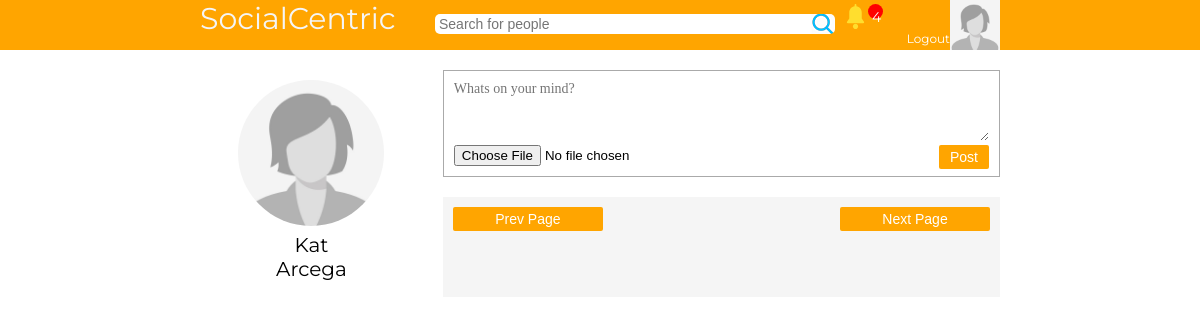
/ (signed in), run on the app's committed database.
### tables this page shows
CREATE TABLE IF NOT EXISTS `users` (
  `id` bigint(20) NOT NULL AUTO_INCREMENT,
  `userid` bigint(20) NOT NULL,
  `first_name` varchar(20) NOT NULL,
  `last_name` varchar(20) NOT NULL,
  `gender` varchar(6) NOT NULL,
  `profile_image` varchar(500) DEFAULT NULL,
  `cover_image` varchar(500) DEFAULT NULL,
  `date` datetime NOT NULL DEFAULT CURRENT_TIMESTAMP,
  `online` int(11) NOT NULL DEFAULT '0',
  `email` varchar(100) NOT NULL,
  `password` varchar(64) NOT NULL,
  `url_address` varchar(100) NOT NULL,
  `likes` int(11) NOT NULL DEFAULT '0',
  `about` text,
  `tag_name` varchar(20) DEFAULT NULL,
  PRIMARY KEY (`id`),
  KEY `userid` (`userid`),
  KEY `date` (`date`),
  KEY `online` (`online`),
  KEY `email` (`email`),
  KEY `url_address` (`url_address`),
  KEY `likes` (`likes`),
  KEY `tag_name` (`tag_name`)
);

### classes/connect.php (called while the page is built, shortened)
<?php
class Database
{
	private $host = "localhost:3306";
	private $username = "root";
	private $password = "";
	private $db = "socialcentric";
	function connect()
	{
		$connection = mysqli_connect($this->host,$this->username,$this->password,$this->db);
		return $connection;
	}
	function read($query)
	{
		$conn = $this->connect();
		$result = mysqli_query($conn,$query);
		if(!$result)
		{
			return false;
		}
		else
		{
			$data = false;
			while($row = mysqli_fetch_assoc($result))
			{
				$data[] = $row;
			}
			return $data;
		}
	}
}
?>

### classes/login.php (called while the page is built, shortened)
<?php
class Login
{
	public function check_login($id,$redirect = true)
	{
		if(is_numeric($id))
		{
			$query = "select * from users where userid = '$id' limit 1 ";
			$DB = new Database();
			$result = $DB->read($query);
			if($result)
			{
				$user_data = $result[0];
				return $user_data;
			}
		}
	}
}
?>

### classes/image.php (called while the page is built, shortened)
<?php
class Image
{
	public function get_thumb_profile($filename)
	{
		$thumbnail = $filename . "_profile_thumb.jpg";
		if(file_exists($thumbnail))
		{
			return $thumbnail;
		}
	}
}
?>

### classes/functions.php (called while the page is built, shortened)
<?php
function pagination_link(){
	$page_number = isset($_GET['page']) ? (int)$_GET['page'] : 1;
	$arr['next_page'] = "";
	$arr['prev_page'] = "";
	$url = "http://" . $_SERVER['SERVER_NAME'] . $_SERVER['SCRIPT_NAME'];
	$url .= "?";
	$next_page_link = $url;
	$prev_page_link = $url;
	$page_found = false;
	$arr['next_page'] = $next_page_link;
	$arr['prev_page'] = $prev_page_link;
	if(!$page_found){
		$arr['next_page'] = $next_page_link . "&page=2";
		$arr['prev_page'] = $prev_page_link . "&page=1";
	}
	return $arr;
}
function check_notifications()
{
	$number = 0;
	$userid = $_SESSION['mybook_userid'];
	$DB = new Database();
	$follow = array();
	$sql = "select * from content_i_follow where disabled = 0 && userid = '$userid' limit 100";
	$i_follow = $DB->read($sql);
	if(count($follow) > 0){
		$str = "'" . implode("','", $follow) . "'";
		$query = "select * from notifications where (userid != '$userid' && content_owner = '$userid') || (contentid in ($str)) order by id desc limit 30";
	}else{
		$query = "select * from notifications where userid != '$userid' && content_owner = '$userid' order by id desc limit 30";
	}
 	$data = $DB->read($query);
 	if(is_array($data)){
 		foreach ($data as $row) {
	 		$query = "select * from notification_seen where userid = '$userid' && notification_id = '$row[id]' limit 1";
			$check = $DB->read($query);
			if(!is_array($check)){
				$number++;
			}
		}
	}
	return $number;
}
?>

### index.php (the view, shortened to what this page needs)
<?php
	$login = new Login();
	$user_data = $login->check_login($_SESSION['mybook_userid']);
 	$USER = $user_data;
?>
<!DOCTYPE html>
	<html>
	<head>
	    <link rel="stylesheet" href="styles/index.css" />
	</head>
	<body style= "background-image:url('brownbody.png');">
		<?php include("header.php"); ?>
		<div style="width: 800px;margin:auto;min-height: 400px; ">
			<div style="display: flex;">
				<div style="min-height: 400px;flex:1;">
					<div id="friends_bar">
						 <?php
							$image = "images/user_male.jpg";
							if($user_data['gender'] == "Female")
							{
								$image = "images/user_female.jpg";
							}
							if(file_exists($user_data['profile_image']))
							{
								$image = $image_class->get_thumb_profile($user_data['profile_image']);
							}
						?>
					<img id="profile_pic" src="<?php echo $image ?>"><br/>
						<a href="profile.php" style="color:black;text-decoration: none;">
						 <?php echo $user_data['first_name'] . "<br> " . $user_data['last_name'] ?>
						</a>
					</div>
				</div>
 				<div style="min-height: 400px;flex:2.5;padding: 20px;padding-right: 0px;">
 					<div style="border:solid thin #aaa; padding: 10px;background-color: white;">
 						<form method="post" enctype="multipart/form-data">
	 						<textarea name="post" placeholder="Whats on your mind?"></textarea>
	 						<input type="file" name="file">
	 						<input id="post_button" type="submit" value="Post">
	 						<br>
 						</form>
 					</div>
	 				<div style="background-color:whitesmoke;" id="post_bar">
 						<?php
 							$pg = pagination_link();
	 					?>
	 					<a href="<?= $pg['next_page'] ?>">
	 					<input id="post_button" type="button" value="Next Page" style="float: right;width:150px;">
	 					</a>
	 					<a href="<?= $pg['prev_page'] ?>">
	 					<input id="post_button" type="button" value="Prev Page" style="float: left;width:150px;">
	 					</a>
	 				</div>
 				</div>
			</div>
		</div>
	</body>
</html>

### header.php (shortened to what this page needs)
<?php
	$corner_image = "images/user_male.jpg";
	if(isset($USER)){
		if(file_exists($USER['profile_image']))
		{
			$image_class = new Image();
			$corner_image = $image_class->get_thumb_profile($USER['profile_image']);
		}else{
			if($USER['gender'] == "Female"){
				$corner_image = "images/user_female.jpg";
			}
		}
	}
?>
<div id="header">
	<form method="get" action="search.php">
		<div style="width: 800px;margin:auto;font-size: 30px;">
			<a href="index.php" style="color: whitesmoke; text-decoration:none;">SocialCentric</a>
			&nbsp &nbsp <input type="text" id="search_box" name="find" placeholder="Search for people" />
			<?php if(isset($USER)): ?>
				<a href="profile.php">
				<img src="<?php echo $corner_image ?>" style="width: 50px;float: right;">
				</a>
				<a href="logout.php">
				<span style="font-size:12px;float: right;margin-top:31px;color:white;">Logout</span>
				</a>
				<a href="notifications.php">
				<span style="display: inline-block;position: relative;">
					<img src="notif.svg" style="width:25px;float:right;margin-bottom10px;">
					<?php
						$notif = check_notifications();
					?>
					<?php if($notif > 0): ?>
						<div style="background-color: red;color: white;position: absolute;right:-15px;
						width:15px;height: 15px;border-radius: 50%;padding: 4px;text-align:center;font-size: 14px;"><?= $notif ?></div>
					<?php endif; ?>
				</span>
				</a>
			<?php endif; ?>
		</div>
	</form>
</div>

### styles/index.css (style rules this page uses)
* { padding: 0; margin: 0; box-sizing: border-box; }
html { font-family: "Montserrat", sans-serif; scroll-behavior: smooth; }
a { color: rgb(255, 115, 0); }
#header { height: 50px; width:100%; background-color: orange; color: whitesmoke; text-decoration:none; }
#search_box { width: 400px; height: 20px; border-radius: 5px; border:none; padding: 4px; font-size: 14px; background-image: url(search.png); background-repeat: no-repeat; background-position: right; }
#profile_pic { width: 150px; border-radius: 50%; border:solid 2px white; }
#friends_bar { min-height: 400px; margin-top: 20px; padding: 8px; text-align: center; font-size: 20px; color: #405d9b; }
textarea { width: 100%; border:none; font-family: tahoma; font-size: 14px; height: 60px; }
#post_button { float: right; background-color: orange; border:none; color: white; padding: 4px; font-size: 14px; border-radius: 2px; width: 50px; cursor: pointer; }
#post_bar { margin-top: 20px; background-color: #d0d8e4; padding: 10px; height:100px; }

### data on the page
users: profile_image (picture), first_name "Kat", last_name "Arcega"

### other printed values
$notif "4"
